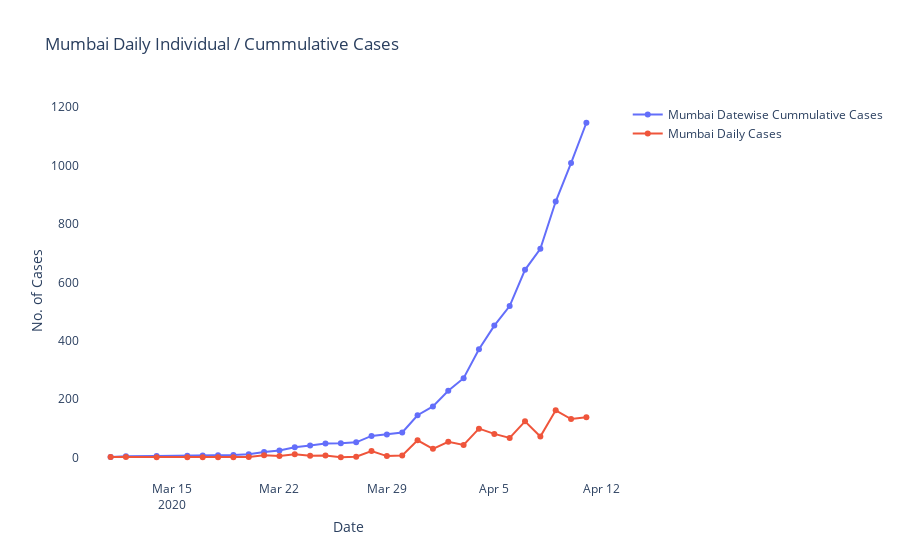

Notebook code cell kept with this figure:
### Code cell
## Let's focus on Mumbai and build model 

fig = go.Figure( data = [ go.Scatter(x=maharashtra_district.loc[(maharashtra_district.detected_district == "Mumbai"),'diagnosed_date'],y=maharashtra_district.loc[(maharashtra_district.detected_district == "Mumbai"),'CumSum'], mode='lines+markers',name='Mumbai Datewise Cummulative Cases'),
                          go.Scatter(x=maharashtra_district.loc[(maharashtra_district.detected_district == "Mumbai"),'diagnosed_date'],y=maharashtra_district.loc[(maharashtra_district.detected_district == "Mumbai"),'count'], mode='lines+markers',name='Mumbai Daily Cases') ])
                    
fig.update_layout(title_text='Mumbai Daily / Cummulative Cases',plot_bgcolor='rgb(255,255,255)')
fig.update_layout(showlegend=True)
fig.update_layout(xaxis_title='Date',yaxis_title='No. of Cases',title_text='Mumbai Daily Individual / Cummulative Cases')
fig.show()

### Figure 1 — Plotly figure (JSON) as saved in the notebook; plotly's stock layout.template omitted (floating-point values rounded to 4 significant figures)
{"data": [{"mode": "lines+markers", "name": "Mumbai Datewise Cummulative Cases", "type": "scatter", "x": ["2020-03-11T00:00:00", "2020-03-12T00:00:00", "2020-03-14T00:00:00", "2020-03-16T00:00:00", "2020-03-17T00:00:00", "2020-03-18T00:00:00", "2020-03-19T00:00:00", "2020-03-20T00:00:00", "2020-03-21T00:00:00", "2020-03-22T00:00:00", "2020-03-23T00:00:00", "2020-03-24T00:00:00", "2020-03-25T00:00:00", "2020-03-26T00:00:00", "2020-03-27T00:00:00", "2020-03-28T00:00:00", "2020-03-29T00:00:00", "2020-03-30T00:00:00", "2020-03-31T00:00:00", "2020-04-01T00:00:00", "2020-04-02T00:00:00", "2020-04-03T00:00:00", "2020-04-04T00:00:00", "2020-04-05T00:00:00", "2020-04-06T00:00:00", "2020-04-07T00:00:00", "2020-04-08T00:00:00", "2020-04-09T00:00:00", "2020-04-10T00:00:00", "2020-04-11T00:00:00"], "y": [2, 4, 5, 6, 7, 8, 9, 11, 19, 24, 35, 41, 48, 49, 52, 74, 79, 86, 145, 175, 229, 272, 371, 452, 519, 643, 715, 877, 1009, 1147]}, {"mode": "lines+markers", "name": "Mumbai Daily Cases", "type": "scatter", "x": ["2020-03-11T00:00:00", "2020-03-12T00:00:00", "2020-03-14T00:00:00", "2020-03-16T00:00:00", "2020-03-17T00:00:00", "2020-03-18T00:00:00", "2020-03-19T00:00:00", "2020-03-20T00:00:00", "2020-03-21T00:00:00", "2020-03-22T00:00:00", "2020-03-23T00:00:00", "2020-03-24T00:00:00", "2020-03-25T00:00:00", "2020-03-26T00:00:00", "2020-03-27T00:00:00", "2020-03-28T00:00:00", "2020-03-29T00:00:00", "2020-03-30T00:00:00", "2020-03-31T00:00:00", "2020-04-01T00:00:00", "2020-04-02T00:00:00", "2020-04-03T00:00:00", "2020-04-04T00:00:00", "2020-04-05T00:00:00", "2020-04-06T00:00:00", "2020-04-07T00:00:00", "2020-04-08T00:00:00", "2020-04-09T00:00:00", "2020-04-10T00:00:00", "2020-04-11T00:00:00"], "y": [2, 2, 1, 1, 1, 1, 1, 2, 8, 5, 11, 6, 7, 1, 3, 22, 5, 7, 59, 30, 54, 43, 99, 81, 67, 124, 72, 162, 132, 138]}], "layout": {"plot_bgcolor": "rgb(255,255,255)", "showlegend": true, "title": {"text": "Mumbai Daily Individual / Cummulative Cases"}, "xaxis": {"title": {"text": "Date"}}, "yaxis": {"title": {"text": "No. of Cases"}}}}
